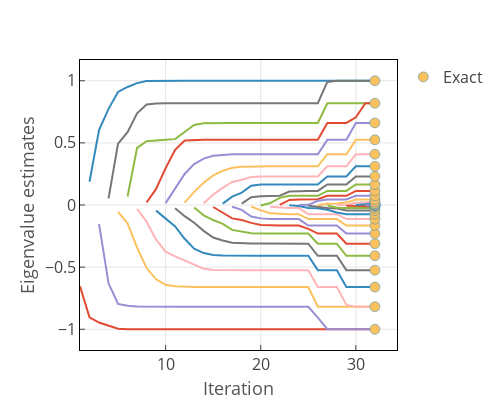

Source (notebook cell):
### Code cell
L = zeros(n,n)
for k=1:n
    x = eig_k(Tk,k)
    sort!(x)
    for l=1:k
        if l%2 == 1
            L[l,k] = x[(l+1)>>1]
        else
            L[l,k] = x[k-(l-2)>>1]
        end
    end
end

t = Array{PlotlyJS.AbstractTrace,1}()
for k=1:n
    push!(t,scatter(x=k:n,y=L[k,k:n],mode="lines",showlegend=false))
end
push!(t,scatter(x=n*ones(n),y=D,mode="markers",name="Exact"))

p = plot(t,Layout(xaxis_title="Iteration",yaxis_title="Eigenvalue estimates",
        width=500,height=400,margin_l=80))

### Figure 1 — Plotly figure (JSON) as saved in the notebook; plotly's stock layout.template omitted (floating-point values rounded to 4 significant figures)
{"data": [{"marker": {"color": "#E24A33", "line": {"color": "#348ABD", "width": 0.5}, "size": 10}, "mode": "lines", "showlegend": false, "type": "scatter", "x": [1, 2, 3, 4, 5, 6, 7, 8, 9, 10, 11, 12, 13, 14, 15, 16, 17, 18, 19, 20, 21, 22, 23, 24, 25, 26, 27, 28, 29, 30, 31, 32], "y": [-0.6543, -0.9042, -0.946, -0.9715, -0.9955, -0.9991, -0.9998, -1.0, -1.0, -1.0, -1.0, -1.0, -1.0, -1.0, -1.0, -1.0, -1.0, -1.0, -1.0, -1.0, -1.0, -1.0, -1.0, -1.0, -1.0, -1.0, -1.0, -1.0, -1.0, -1.0, -1.0, -1.0]}, {"marker": {"color": "#348ABD", "line": {"color": "#348ABD", "width": 0.5}, "size": 10}, "mode": "lines", "showlegend": false, "type": "scatter", "x": [2, 3, 4, 5, 6, 7, 8, 9, 10, 11, 12, 13, 14, 15, 16, 17, 18, 19, 20, 21, 22, 23, 24, 25, 26, 27, 28, 29, 30, 31, 32], "y": [0.1869, 0.6026, 0.7737, 0.9102, 0.9499, 0.981, 0.9979, 0.9998, 1.0, 1.0, 1.0, 1.0, 1.0, 1.0, 1.0, 1.0, 1.0, 1.0, 1.0, 1.0, 1.0, 1.0, 1.0, 1.0, 1.0, 1.0, 1.0, 1.0, 1.0, 1.0, 1.0]}, {"marker": {"color": "#988ED5", "line": {"color": "#348ABD", "width": 0.5}, "size": 10}, "mode": "lines", "showlegend": false, "type": "scatter", "x": [3, 4, 5, 6, 7, 8, 9, 10, 11, 12, 13, 14, 15, 16, 17, 18, 19, 20, 21, 22, 23, 24, 25, 26, 27, 28, 29, 30, 31, 32], "y": [-0.1522, -0.6303, -0.796, -0.8116, -0.8162, -0.8178, -0.8184, -0.8186, -0.8187, -0.8187, -0.8187, -0.8187, -0.8187, -0.8187, -0.8187, -0.8187, -0.8187, -0.8187, -0.8187, -0.8187, -0.8187, -0.8187, -0.8187, -0.9068, -0.9994, -0.9999, -1.0, -1.0, -1.0, -1.0]}, {"marker": {"color": "#777777", "line": {"color": "#348ABD", "width": 0.5}, "size": 10}, "mode": "lines", "showlegend": false, "type": "scatter", "x": [4, 5, 6, 7, 8, 9, 10, 11, 12, 13, 14, 15, 16, 17, 18, 19, 20, 21, 22, 23, 24, 25, 26, 27, 28, 29, 30, 31, 32], "y": [0.0527, 0.4935, 0.5864, 0.7378, 0.8093, 0.817, 0.8182, 0.8185, 0.8186, 0.8187, 0.8187, 0.8187, 0.8187, 0.8187, 0.8187, 0.8187, 0.8187, 0.8187, 0.8187, 0.8187, 0.8187, 0.8187, 0.8187, 0.9907, 0.9998, 1.0, 1.0, 1.0, 1.0]}, {"marker": {"color": "#FBC15E", "line": {"color": "#348ABD", "width": 0.5}, "size": 10}, "mode": "lines", "showlegend": false, "type": "scatter", "x": [5, 6, 7, 8, 9, 10, 11, 12, 13, 14, 15, 16, 17, 18, 19, 20, 21, 22, 23, 24, 25, 26, 27, 28, 29, 30, 31, 32], "y": [-0.05559, -0.1472, -0.3435, -0.5073, -0.5981, -0.642, -0.6536, -0.6579, -0.6599, -0.6606, -0.6607, -0.6607, -0.6607, -0.6607, -0.6607, -0.6607, -0.6607, -0.6607, -0.6607, -0.6607, -0.6607, -0.8187, -0.8187, -0.8187, -0.8187, -0.8187, -0.8187, -0.8187]}, {"marker": {"color": "#8EBA42", "line": {"color": "#348ABD", "width": 0.5}, "size": 10}, "mode": "lines", "showlegend": false, "type": "scatter", "x": [6, 7, 8, 9, 10, 11, 12, 13, 14, 15, 16, 17, 18, 19, 20, 21, 22, 23, 24, 25, 26, 27, 28, 29, 30, 31, 32], "y": [0.06838, 0.4599, 0.513, 0.5214, 0.5252, 0.5301, 0.5878, 0.6445, 0.6582, 0.6604, 0.6607, 0.6607, 0.6607, 0.6607, 0.6607, 0.6607, 0.6607, 0.6607, 0.6607, 0.6607, 0.6607, 0.8187, 0.8187, 0.8187, 0.8187, 0.8187, 0.8187]}, {"marker": {"color": "#FFB5B8", "line": {"color": "#348ABD", "width": 0.5}, "size": 10}, "mode": "lines", "showlegend": false, "type": "scatter", "x": [7, 8, 9, 10, 11, 12, 13, 14, 15, 16, 17, 18, 19, 20, 21, 22, 23, 24, 25, 26, 27, 28, 29, 30, 31, 32], "y": [-0.03195, -0.1345, -0.2789, -0.3749, -0.4132, -0.4464, -0.485, -0.5124, -0.5223, -0.5241, -0.5245, -0.5245, -0.5245, -0.5245, -0.5245, -0.5245, -0.5245, -0.5245, -0.5245, -0.6607, -0.6607, -0.6607, -0.8044, -0.8179, -0.8187, -0.8187]}, {"marker": {"color": "#E24A33", "line": {"color": "#348ABD", "width": 0.5}, "size": 10}, "mode": "lines", "showlegend": false, "type": "scatter", "x": [8, 9, 10, 11, 12, 13, 14, 15, 16, 17, 18, 19, 20, 21, 22, 23, 24, 25, 26, 27, 28, 29, 30, 31, 32], "y": [0.02011, 0.1296, 0.297, 0.4435, 0.5189, 0.5232, 0.5242, 0.5244, 0.5245, 0.5245, 0.5245, 0.5245, 0.5245, 0.5245, 0.5245, 0.5245, 0.5245, 0.5245, 0.5245, 0.6607, 0.6607, 0.6607, 0.7055, 0.8187, 0.8187]}, {"marker": {"color": "#348ABD", "line": {"color": "#348ABD", "width": 0.5}, "size": 10}, "mode": "lines", "showlegend": false, "type": "scatter", "x": [9, 10, 11, 12, 13, 14, 15, 16, 17, 18, 19, 20, 21, 22, 23, 24, 25, 26, 27, 28, 29, 30, 31, 32], "y": [-0.04524, -0.1115, -0.1721, -0.2719, -0.3514, -0.387, -0.4019, -0.4064, -0.4081, -0.4084, -0.4084, -0.4084, -0.4084, -0.4084, -0.4084, -0.4084, -0.4084, -0.5245, -0.5245, -0.5245, -0.6607, -0.6607, -0.6607, -0.6607]}, {"marker": {"color": "#988ED5", "line": {"color": "#348ABD", "width": 0.5}, "size": 10}, "mode": "lines", "showlegend": false, "type": "scatter", "x": [10, 11, 12, 13, 14, 15, 16, 17, 18, 19, 20, 21, 22, 23, 24, 25, 26, 27, 28, 29, 30, 31, 32], "y": [0.01473, 0.1297, 0.25, 0.329, 0.373, 0.3955, 0.4042, 0.4077, 0.4083, 0.4084, 0.4084, 0.4084, 0.4084, 0.4084, 0.4084, 0.4084, 0.4084, 0.5245, 0.5245, 0.5245, 0.6607, 0.6607, 0.6607]}, {"marker": {"color": "#777777", "line": {"color": "#348ABD", "width": 0.5}, "size": 10}, "mode": "lines", "showlegend": false, "type": "scatter", "x": [11, 12, 13, 14, 15, 16, 17, 18, 19, 20, 21, 22, 23, 24, 25, 26, 27, 28, 29, 30, 31, 32], "y": [-0.02611, -0.08971, -0.1431, -0.2083, -0.2613, -0.286, -0.3042, -0.309, -0.3106, -0.3109, -0.3109, -0.3109, -0.3109, -0.3109, -0.3109, -0.4084, -0.4084, -0.4084, -0.5245, -0.5245, -0.5245, -0.5245]}, {"marker": {"color": "#FBC15E", "line": {"color": "#348ABD", "width": 0.5}, "size": 10}, "mode": "lines", "showlegend": false, "type": "scatter", "x": [12, 13, 14, 15, 16, 17, 18, 19, 20, 21, 22, 23, 24, 25, 26, 27, 28, 29, 30, 31, 32], "y": [0.0198, 0.1059, 0.1794, 0.2384, 0.2748, 0.3004, 0.3072, 0.3104, 0.3109, 0.3109, 0.3109, 0.3109, 0.3109, 0.3109, 0.3109, 0.4084, 0.4084, 0.4084, 0.5245, 0.5245, 0.5245]}, {"marker": {"color": "#8EBA42", "line": {"color": "#348ABD", "width": 0.5}, "size": 10}, "mode": "lines", "showlegend": false, "type": "scatter", "x": [13, 14, 15, 16, 17, 18, 19, 20, 21, 22, 23, 24, 25, 26, 27, 28, 29, 30, 31, 32], "y": [-0.02078, -0.08272, -0.121, -0.1518, -0.2002, -0.2164, -0.2267, -0.2299, -0.2302, -0.2302, -0.2302, -0.2302, -0.2302, -0.3109, -0.3109, -0.3109, -0.4084, -0.4084, -0.4084, -0.4084]}, {"marker": {"color": "#FFB5B8", "line": {"color": "#348ABD", "width": 0.5}, "size": 10}, "mode": "lines", "showlegend": false, "type": "scatter", "x": [14, 15, 16, 17, 18, 19, 20, 21, 22, 23, 24, 25, 26, 27, 28, 29, 30, 31, 32], "y": [0.01234, 0.08396, 0.1384, 0.1857, 0.2035, 0.2247, 0.23, 0.2302, 0.2302, 0.2302, 0.2302, 0.2302, 0.2302, 0.3109, 0.3109, 0.3109, 0.4084, 0.4084, 0.4084]}, {"marker": {"color": "#E24A33", "line": {"color": "#348ABD", "width": 0.5}, "size": 10}, "mode": "lines", "showlegend": false, "type": "scatter", "x": [15, 16, 17, 18, 19, 20, 21, 22, 23, 24, 25, 26, 27, 28, 29, 30, 31, 32], "y": [-0.01619, -0.06376, -0.1079, -0.1203, -0.144, -0.1612, -0.1646, -0.1649, -0.1649, -0.1649, -0.192, -0.2302, -0.2302, -0.2302, -0.3109, -0.3109, -0.3109, -0.3109]}, {"marker": {"color": "#348ABD", "line": {"color": "#348ABD", "width": 0.5}, "size": 10}, "mode": "lines", "showlegend": false, "type": "scatter", "x": [16, 17, 18, 19, 20, 21, 22, 23, 24, 25, 26, 27, 28, 29, 30, 31, 32], "y": [0.01088, 0.06758, 0.1001, 0.1547, 0.1642, 0.1648, 0.1649, 0.1649, 0.1649, 0.1649, 0.1649, 0.2302, 0.2302, 0.2302, 0.3109, 0.3109, 0.3109]}, {"marker": {"color": "#988ED5", "line": {"color": "#348ABD", "width": 0.5}, "size": 10}, "mode": "lines", "showlegend": false, "type": "scatter", "x": [17, 18, 19, 20, 21, 22, 23, 24, 25, 26, 27, 28, 29, 30, 31, 32], "y": [-0.0144, -0.03929, -0.09212, -0.1077, -0.1123, -0.1132, -0.1133, -0.1133, -0.1649, -0.1649, -0.1649, -0.1649, -0.2302, -0.2302, -0.2302, -0.2302]}, {"marker": {"color": "#777777", "line": {"color": "#348ABD", "width": 0.5}, "size": 10}, "mode": "lines", "showlegend": false, "type": "scatter", "x": [18, 19, 20, 21, 22, 23, 24, 25, 26, 27, 28, 29, 30, 31, 32], "y": [0.01061, 0.06279, 0.0712, 0.0732, 0.07537, 0.1088, 0.1131, 0.1132, 0.1134, 0.1649, 0.1649, 0.1649, 0.2302, 0.2302, 0.2302]}, {"marker": {"color": "#FBC15E", "line": {"color": "#348ABD", "width": 0.5}, "size": 10}, "mode": "lines", "showlegend": false, "type": "scatter", "x": [19, 20, 21, 22, 23, 24, 25, 26, 27, 28, 29, 30, 31, 32], "y": [-0.01219, -0.04306, -0.06648, -0.07299, -0.07369, -0.07374, -0.1133, -0.1133, -0.1133, -0.1133, -0.1649, -0.1649, -0.1649, -0.1649]}, {"marker": {"color": "#8EBA42", "line": {"color": "#348ABD", "width": 0.5}, "size": 10}, "mode": "lines", "showlegend": false, "type": "scatter", "x": [20, 21, 22, 23, 24, 25, 26, 27, 28, 29, 30, 31, 32], "y": [-0.004473, 0.0157, 0.05728, 0.07352, 0.07373, 0.07374, 0.07376, 0.1133, 0.1133, 0.1133, 0.1649, 0.1649, 0.1649]}, {"marker": {"color": "#FFB5B8", "line": {"color": "#348ABD", "width": 0.5}, "size": 10}, "mode": "lines", "showlegend": false, "type": "scatter", "x": [21, 22, 23, 24, 25, 26, 27, 28, 29, 30, 31, 32], "y": [-0.01363, -0.02166, -0.02407, -0.02504, -0.07373, -0.07374, -0.07375, -0.07375, -0.1133, -0.1133, -0.1133, -0.1133]}, {"marker": {"color": "#E24A33", "line": {"color": "#348ABD", "width": 0.5}, "size": 10}, "mode": "lines", "showlegend": false, "type": "scatter", "x": [22, 23, 24, 25, 26, 27, 28, 29, 30, 31, 32], "y": [0.0005379, 0.04083, 0.044, 0.04417, 0.04646, 0.07375, 0.07375, 0.07375, 0.1133, 0.1133, 0.1133]}, {"marker": {"color": "#348ABD", "line": {"color": "#348ABD", "width": 0.5}, "size": 10}, "mode": "lines", "showlegend": false, "type": "scatter", "x": [23, 24, 25, 26, 27, 28, 29, 30, 31, 32], "y": [-0.002152, -0.008823, -0.02487, -0.02587, -0.03788, -0.06086, -0.07375, -0.07375, -0.07375, -0.07375]}, {"marker": {"color": "#988ED5", "line": {"color": "#348ABD", "width": 0.5}, "size": 10}, "mode": "lines", "showlegend": false, "type": "scatter", "x": [24, 25, 26, 27, 28, 29, 30, 31, 32], "y": [0.00056, 0.001624, 0.0341, 0.04456, 0.04461, 0.04467, 0.07375, 0.07375, 0.07375]}, {"marker": {"color": "#777777", "line": {"color": "#348ABD", "width": 0.5}, "size": 10}, "mode": "lines", "showlegend": false, "type": "scatter", "x": [25, 26, 27, 28, 29, 30, 31, 32], "y": [-0.006869, -0.01673, -0.02396, -0.02799, -0.04395, -0.0442, -0.04466, -0.04468]}, {"marker": {"color": "#FBC15E", "line": {"color": "#348ABD", "width": 0.5}, "size": 10}, "mode": "lines", "showlegend": false, "type": "scatter", "x": [26, 27, 28, 29, 30, 31, 32], "y": [-0.001268, 0.009944, 0.01235, 0.01916, 0.04466, 0.04468, 0.04468]}, {"marker": {"color": "#8EBA42", "line": {"color": "#348ABD", "width": 0.5}, "size": 10}, "mode": "lines", "showlegend": false, "type": "scatter", "x": [27, 28, 29, 30, 31, 32], "y": [-0.002967, -0.02247, -0.02438, -0.02439, -0.02446, -0.02447]}, {"marker": {"color": "#FFB5B8", "line": {"color": "#348ABD", "width": 0.5}, "size": 10}, "mode": "lines", "showlegend": false, "type": "scatter", "x": [28, 29, 30, 31, 32], "y": [-0.002517, 0.0006631, 0.0185, 0.02355, 0.02467]}, {"marker": {"color": "#E24A33", "line": {"color": "#348ABD", "width": 0.5}, "size": 10}, "mode": "lines", "showlegend": false, "type": "scatter", "x": [29, 30, 31, 32], "y": [-0.005559, -0.005978, -0.009595, -0.01091]}, {"marker": {"color": "#348ABD", "line": {"color": "#348ABD", "width": 0.5}, "size": 10}, "mode": "lines", "showlegend": false, "type": "scatter", "x": [30, 31, 32], "y": [0.0002391, 0.009044, 0.01231]}, {"marker": {"color": "#988ED5", "line": {"color": "#348ABD", "width": 0.5}, "size": 10}, "mode": "lines", "showlegend": false, "type": "scatter", "x": [31, 32], "y": [-0.001927, -0.003011]}, {"marker": {"color": "#777777", "line": {"color": "#348ABD", "width": 0.5}, "size": 10}, "mode": "lines", "showlegend": false, "type": "scatter", "x": [32], "y": [0.001619]}, {"marker": {"color": "#FBC15E", "line": {"color": "#348ABD", "width": 0.5}, "size": 10}, "mode": "markers", "name": "Exact", "type": "scatter", "x": [32, 32, 32, 32, 32, 32, 32, 32, 32, 32, 32, 32, 32, 32, 32, 32, 32, 32, 32, 32, 32, 32, 32, 32, 32, 32, 32, 32, 32, 32, 32, 32], "y": [-1.0, -0.8187, -0.6607, -0.5245, -0.4084, -0.3109, -0.2302, -0.1649, -0.1133, -0.07375, -0.04468, -0.02447, -0.01151, -0.004196, -0.0009063, -3.357e-05, 3.357e-05, 0.0009063, 0.004196, 0.01151, 0.02447, 0.04468, 0.07375, 0.1133, 0.1649, 0.2302, 0.3109, 0.4084, 0.5245, 0.6607, 0.8187, 1.0]}], "layout": {"font": {"size": 16}, "height": 400, "margin": {"b": 50, "l": 80, "r": 50, "t": 60}, "titlefont": {"size": 18}, "width": 500, "xaxis": {"gridcolor": "#E5E5E5", "linecolor": "black", "linewidth": 1, "mirror": true, "showgrid": true, "ticks": "inside", "title": "Iteration", "titlefont": {"color": "#555555", "size": 18}, "zeroline": false}, "yaxis": {"gridcolor": "#E5E5E5", "linecolor": "black", "linewidth": 1, "mirror": true, "showgrid": true, "ticks": "inside", "title": "Eigenvalue estimates", "titlefont": {"color": "#555555", "size": 18}, "zeroline": false}}}
